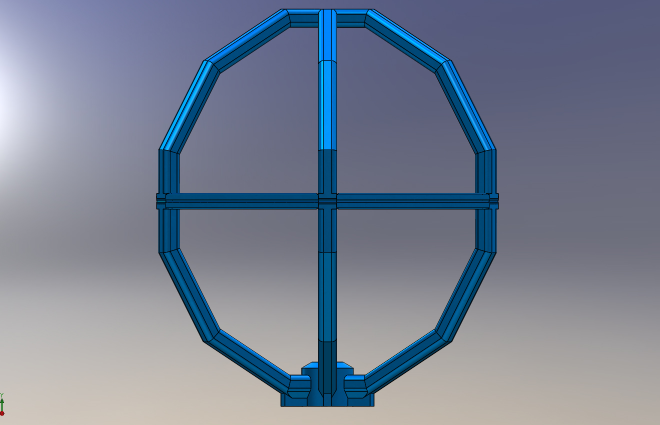
#> input picture tests/imgs/esfera 1.jpg, 1319 x 850 px (shown at 1/2 size)
$ python -i mask.py   (imports and definitions only)
#> lines starting #> are read from the running program, lines starting #| are printed output that depends on the picture
### app/package/services/imbasic.py
# -*- coding: utf-8 -*-
"""Basic package for image processing.

It is basicaly a OpenCV "wrapper" that allows the users to add functionality
on top of the basic OpenCv functions-
"""

from enum import Enum
import numpy as np
import cv2


class Borders(Enum):
    ALL = 0
    VERTICAL = 1
    HORIZONTAL = 2


# [41 lines left out: functions to_tuple, is_image, remove_borders, imshow, not called in this run]


def resize(frame, size=None, width=None, return_scale_factor=False):
    if width is None:
        scale_factor = 1
    else:
        w = frame.shape[1]
        scale_factor = width/w

    frame = cv2.resize(frame, size, fx=scale_factor, fy=scale_factor)

    if return_scale_factor:
        return frame, scale_factor

    return frame


def draw_text(img, text, x, y, color=(255, 255, 255)):
    return cv2.putText(img, text, (x, y), cv2.FONT_HERSHEY_PLAIN, 1, color, 1)


# [66 lines left out: functions draw_filled_rectangle, draw_border, not called in this run]

### app/package/services/mask.py
# -*- coding: utf-8 -*-
"""
Created on Fri Feb 26 13:06:42 2021

@author: pablo
"""

import cv2
from . import ColorSegmentation as cs
from .imbasic import resize

# TODO: move to own config file
TRACKING_COLOR = (220, 198, 43)  # BGR
BOTTOM_HSV_THRES = (85, 80, 30)
TOP_HSV_THRES = (125, 255, 225)


def improve_mask(mask, operation, morph_type=cv2.MORPH_ELLIPSE, size=(3, 3)):
    kernel = cv2.getStructuringElement(morph_type, size)
    opened = cv2.morphologyEx(mask, operation, kernel)
    return opened


def get_mask(frame, openSize=3, closeSize=15):
    w = frame.shape[1]
    frame = resize(frame, width=700)
    mask = cs.getColorMask(frame, BOTTOM_HSV_THRES, TOP_HSV_THRES)
    mask = improve_mask(mask, cv2.MORPH_OPEN,
                        cv2.MORPH_ELLIPSE, (openSize, openSize))
    mask = improve_mask(mask, cv2.MORPH_CLOSE,
                        cv2.MORPH_ELLIPSE, (closeSize, closeSize))

    return resize(mask, width=w)


def get_circles(mask, dp=3, minDist=150):
    return cv2.HoughCircles(mask, cv2.HOUGH_GRADIENT, dp=dp, minDist=minDist)

>>> import cv2
>>> picture = cv2.imread('../../../tests/imgs/esfera 1.jpg')
#> picture is the input picture: shape (850, 1319, 3); mean B, G, R 146.5, 128.5, 119.1
>>> result = get_mask(picture)
#> in resize, `frame = cv2.resize(frame, size, fx=scale_factor, fy=scale_factor)`:
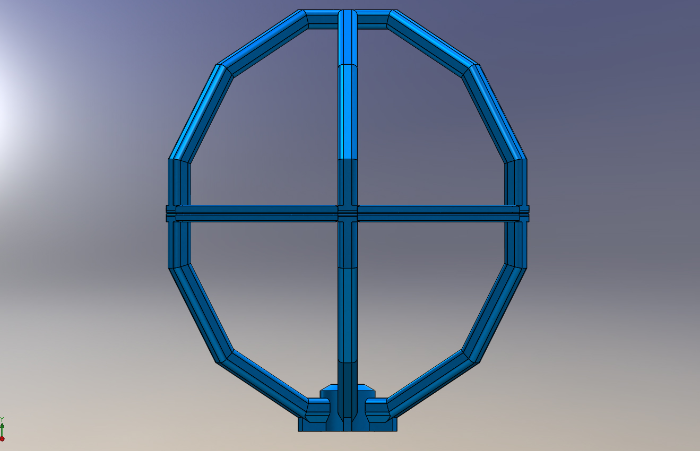
#> frame: shape (451, 700, 3); mean of channels 0, 1, 2 146.3, 128.3, 119.1; drawn as B, G, R
#> (the run stopped early here; a loop or call above may not have finished)

$ run again, on tests/imgs/esfera 2.jpg
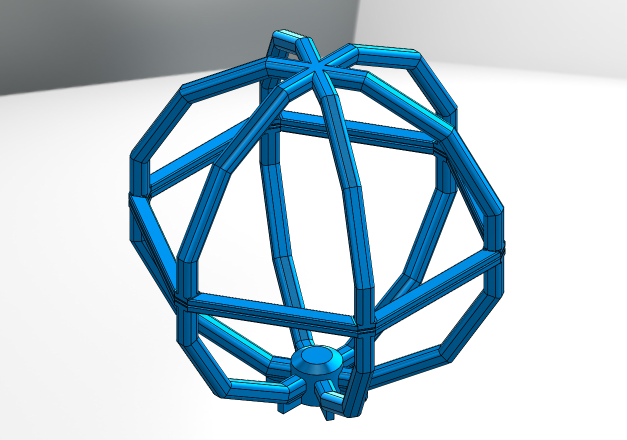
#> input picture tests/imgs/esfera 2.jpg, 1254 x 880 px (shown at 1/2 size)
#> picture is the input picture: shape (880, 1254, 3); mean B, G, R 212.7, 200.8, 179.6
#> in resize, `frame = cv2.resize(frame, size, fx=scale_factor, fy=scale_factor)`:
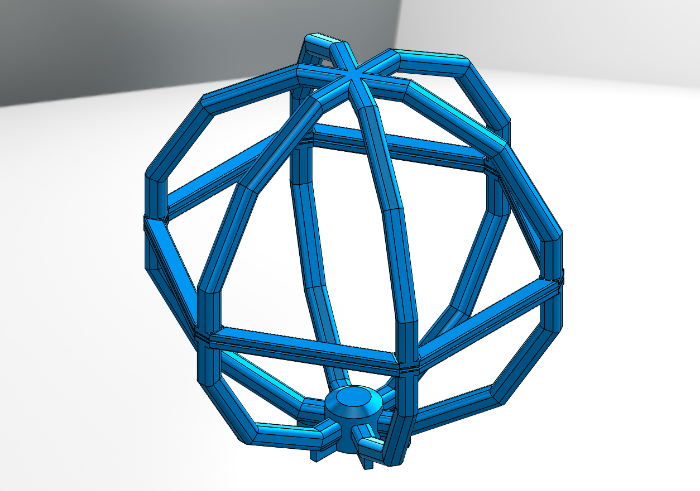
#> frame: shape (491, 700, 3); mean of channels 0, 1, 2 212.6, 200.8, 179.6; drawn as B, G, R
